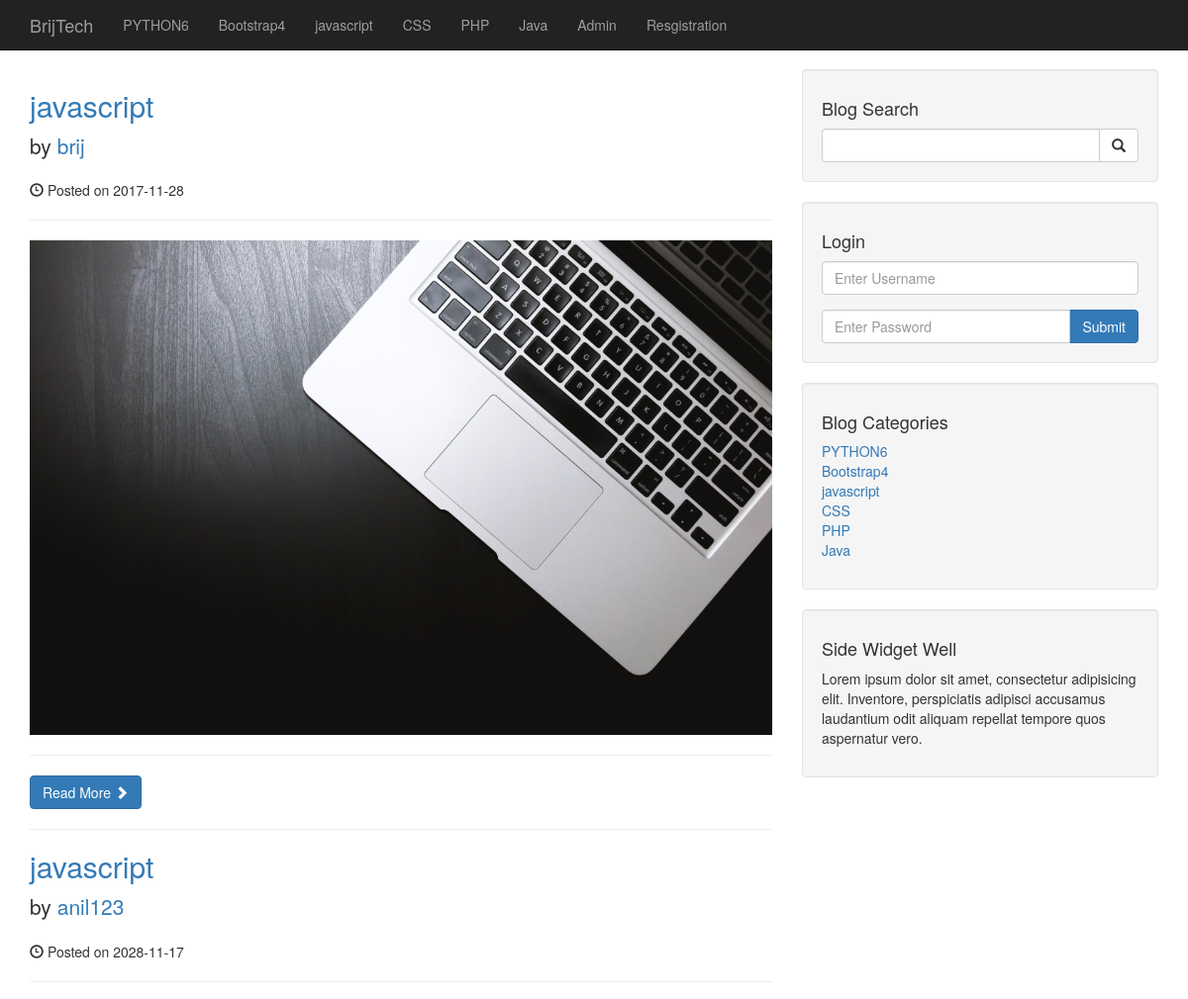
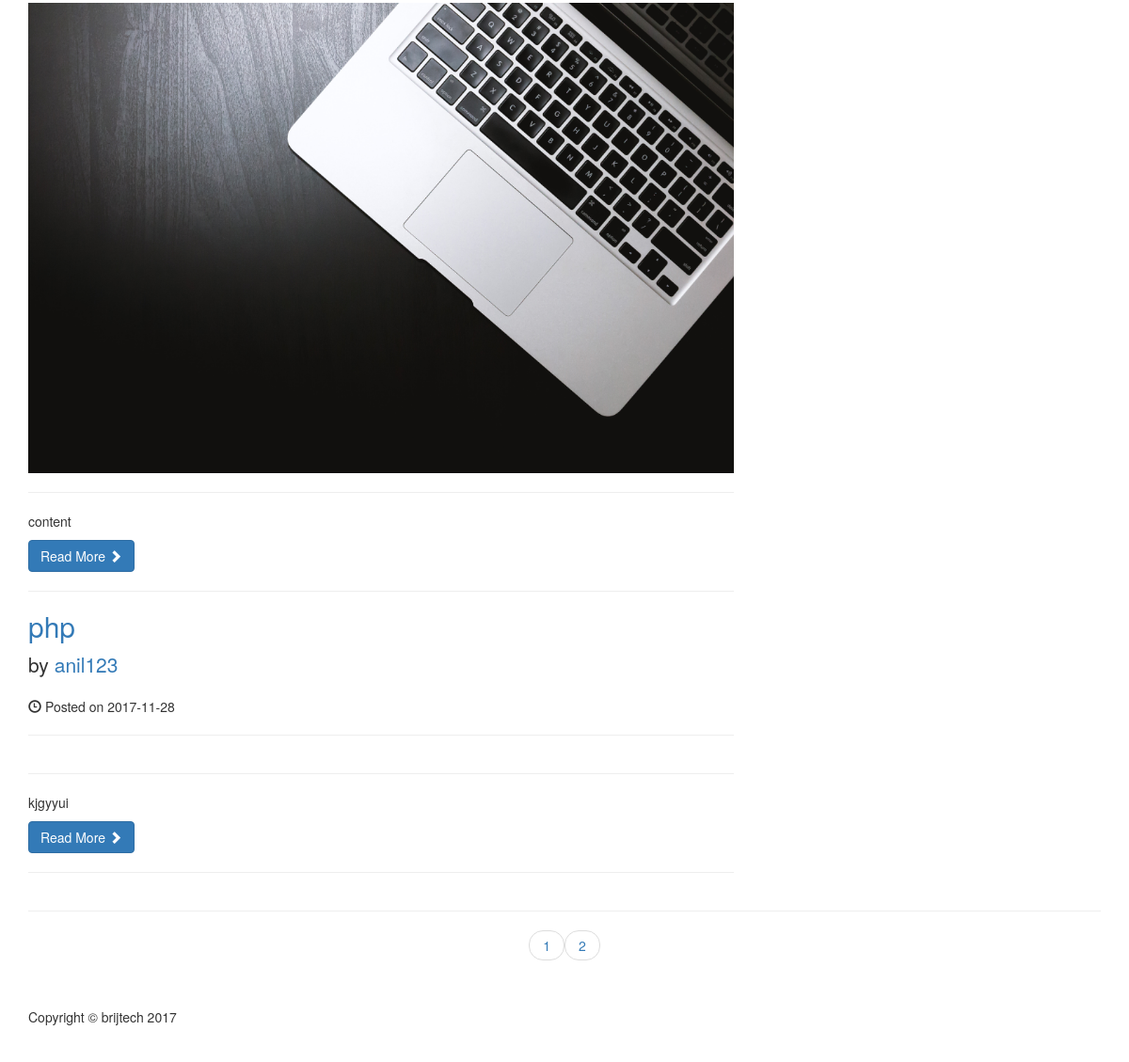
The page / on the database its author committed (2 pictures, top to bottom).
### tables this page shows
CREATE TABLE IF NOT EXISTS `categories` (
  `cat_id` int(3) NOT NULL,
  `cat_title` varchar(255) NOT NULL
);

CREATE TABLE IF NOT EXISTS `posts` (
  `post_id` int(3) NOT NULL,
  `post_categorie_id` int(3) NOT NULL,
  `post_title` varchar(255) NOT NULL,
  `post_user` varchar(255) NOT NULL,
  `post_author` varchar(255) NOT NULL,
  `post_date` date NOT NULL,
  `post_image` text NOT NULL,
  `post_content` text NOT NULL,
  `post_tags` varchar(255) NOT NULL,
  `post_comment_count` int(11) NOT NULL,
  `post_status` varchar(255) NOT NULL DEFAULT 'draft',
  `post_view_count` int(11) NOT NULL
);

### admin/function.php (called while the page is built, shortened)
<?php
function is_admin( $username){
	global $connection;
	$query = "SELECT user_role FROM users WHERE username = '{$username}' ";
	$result = mysqli_query($connection, $query);
	$row = mysqli_fetch_array($result);
	if ($row['user_role'] == 'admin') {
		return true;
	} else{
		return false;
	}
}
?>

### index.php (the view, shortened to what this page needs)
<?php include "includes/header.php";?>
    <?php include "includes/navigation.php";?>
    <div class="container">
        <div class="row">
            <div class="col-md-8">
                <?php
                $per_page = 3;
                if (isset($_GET['page'])) {
                    $page = $_GET['page'];
                } else {
                    $page = "";
                }
                if ($page == "" || $page == 1) {
                    $page_1 = 0;
                } else {
                    $page_1 = ($page * $per_page) - $per_page;
                }
                $post_count_query = "SELECT * FROM posts";
                $count_post_query = mysqli_query($connection, $post_count_query);
                $count = mysqli_num_rows($count_post_query);
                $count = ceil($count / $per_page);
                $query = "SELECT * FROM posts ORDER BY post_id DESC LIMIT $page_1, $per_page";
                $select_all_posts_query = mysqli_query($connection, $query);
                while ($row = mysqli_fetch_assoc($select_all_posts_query)) {
                    $post_id        = $row['post_id'];
                    $post_title     = $row['post_title'];
                    $post_user      = $row['post_user'];
                    $post_date      = $row['post_date'];
                    $post_image     = $row['post_image'];
                    $post_content   = substr($row['post_content'], 0,100);
                    $post_status    = $row['post_status'];
                ?>
                <?php
                if(is_admin($_SESSION['username'])){
                    ?>
                    <h2>
                    <a href="post.php?p_id=<?php echo $post_id; ?>"><?php echo $post_title ;?></a>
                    </h2>
                    <p class="lead">
                    by <a href="users_post.php?user=<?php echo $post_user ;?>&p_id=<?php echo $post_id ;?>"><?php echo $post_user ;?></a>
                    </p>
                    <p><span class="glyphicon glyphicon-time"></span> Posted on <?php echo $post_date;?></p>
                    <hr>
                    <a href="post.php?p_id=<?php echo $post_id; ?>"><img class="img-responsive" src="images/<?php echo $post_image ;?>" alt=""></a>
                    <hr>
                    <p><?php echo $post_content ;?></p>
                    <a class="btn btn-primary" href="post.php?p_id=<?php echo $post_id; ?>">Read More <span class="glyphicon glyphicon-chevron-right"></span></a>
                    <hr>
               <?php } else{
                    if ($post_status == 'published') {
                        ?>
                        <h2>
                        <a href="post.php?p_id=<?php echo $post_id; ?>"><?php echo $post_title ;?></a>
                        </h2>
                        <p class="lead">
                        by <a href="users_post.php?user=<?php echo $post_user ;?>&p_id=<?php echo $post_id ;?>"><?php echo $post_user ;?></a>
                        </p>
                        <p><span class="glyphicon glyphicon-time"></span> Posted on <?php echo $post_date;?></p>
                        <hr>
                        <a href="post.php?p_id=<?php echo $post_id; ?>"><img class="img-responsive" src="images/<?php echo $post_image ;?>" alt=""></a>
                        <hr>
                        <p><?php echo $post_content ;?></p>
                        <a class="btn btn-primary" href="post.php?p_id=<?php echo $post_id; ?>">Read More <span class="glyphicon glyphicon-chevron-right"></span></a>
                        <hr>
                        <?php } } }  ?>
            </div>
                <?php include "includes/sidebar.php";?>
                   </div>
        <hr>
        <ul class="pager">
            <?php
            for ($i=1; $i <=$count ; $i++) {
                if ($i == $page) {
                     echo "<li><a class='active_link' href='index.php?page={$i}'>{$i}</a></li>";
                 } else{
                     echo "<li><a href='index.php?page={$i}'>{$i}</a></li>";
                 }
            }
            ?>
        </ul>
<?php include "includes/footer.php";?>

### includes/navigation.php (shortened to what this page needs)
<nav class="navbar navbar-inverse navbar-fixed-top" role="navigation">
        <div class="container">
            <div class="navbar-header">
                <a class="navbar-brand" href="index.php">BrijTech</a>
            </div>
            <div class="collapse navbar-collapse" id="bs-example-navbar-collapse-1">
                <ul class="nav navbar-nav">
                <?php
                $query = "SELECT * FROM categories";
                $slect_all_categories_query = mysqli_query($connection, $query);
                    while ($row = mysqli_fetch_assoc($slect_all_categories_query)) {
                    $cat_title = $row['cat_title'];
                    $cat_id = $row['cat_id'];
                    $category_class = '';
                	$registration_class= '';
                    echo "<li class='{$category_class}'><a href='categories.php?categroy=$cat_id'>{$cat_title}</a></li>";
                }
                ?>
                <li>
                    <a href="admin">Admin</a>
                </li>
                <li class="<?php echo $registration_class; ?>">
                    <a href="registration.php">Resgistration</a>
                </li>
                </ul>
            </div>
        </div>
    </nav>

### includes/sidebar.php
<div class="col-md-4">
               <div class="well">
                   <h4>Blog Search</h4>
                   <form action="search.php" method="POST">
                   <div class="input-group">
                       <input type="text" name="search" class="form-control">
                       <span class="input-group-btn">
                           <button class="btn btn-default" type="submit" name="submit">
                               <span class="glyphicon glyphicon-search"></span>
                       </button>
                       </span>
                   </div>
               </form>
               </div>
               <?php
               if (isset($_SESSION['user_role'])) {
               ?>
               <div class="well">
               <div class="row">
               <div class="col-lg-12">
               <ul class="list-unstyled">
               <h2>Logined as <?php echo $_SESSION['username']; ?></h2>
               <a class="btn btn-primary" href="includes/logout.php">Logout</a>
               </ul>
               </div>
               </div>
               </div>
               <?php
           } else {
               ?>
               <div class="well">
                   <h4>Login</h4>
                   <form action="includes/login.php" method="POST">
                   <div class="form-group">
                       <input type="text" name="username" class="form-control" placeholder="Enter Username">
                   </div>
                   <div class="input-group">
                       <input type="password" name="password" class="form-control" placeholder="Enter Password">
                       <span class="input-group-btn">
                           <button class="btn btn-primary" type="submit" name="login">Submit</button>
                       </span>
                   </div>
               </form>
               </div>
               <?php
           }
           ?>
               <div class="well">
               <?php
               $query = "SELECT * FROM categories";
               $slect_all_categories_sidebar = mysqli_query($connection, $query);
               ?>
               <h4>Blog Categories</h4>
               <div class="row">
               <div class="col-lg-12">
               <ul class="list-unstyled">
               <?php
               while ($row = mysqli_fetch_assoc($slect_all_categories_sidebar)) {
               $cat_title = $row['cat_title'];
               $cat_id = $row['cat_id'];
               echo "<li><a href='categories.php?categroy=$cat_id'>{$cat_title}</a></li>";
               }
               ?>
               </ul>
               </div>
               </div>
               </div>
               <?php include "widget.php";?>
           </div>

### css/blog-home.css (style rules this page uses)
body { padding-top: 70px; }

### rows shown on the page
categories: cat_title "PYTHON6"
categories: cat_title "Bootstrap4"
categories: cat_title "javascript"
categories: cat_title "CSS"
categories: cat_title "PHP"
categories: cat_title "Java"
posts: post_title "javascript", post_user "brij", post_date "2017-11-28", post_image (picture)
posts: post_title "javascript", post_user "anil123", post_date "2028-11-17", post_image (picture), post_content "content"
posts: post_title "php", post_user "anil123", post_date "2017-11-28", post_content "kjgyyui"
